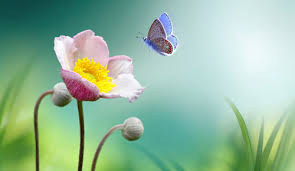
#> input picture week2_ass2/image_1.png, 295 x 171 px
$ python problem_4.py
#> lines starting #> are read from the running program, lines starting #| are printed output that depends on the picture
#problem_4
import cv2
import numpy as np
# 1.read image and ocnvert it into grayscale. count no. of pixels
# having brightness greater than certain threshold(>200). highlight
# these bright pixels by drawing white dots at their postn on img
image=cv2.imread("image_1.png")
#> image is the input picture: shape (171, 295, 3); mean B, G, R 158, 185.3, 148
new_image=cv2.cvtColor(image, cv2.COLOR_BGR2GRAY)
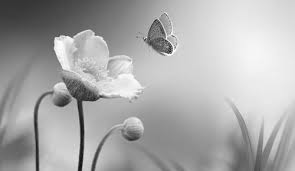
#> new_image: shape (171, 295); min 17, max 254, mean 171
print(image.shape)
#| (171, 295, 3)
#find brightness level
#----------------------------------------------------#
#use -np.where(gray > threshold): for grayscale img (2-D array)-
# This returns the coordinates (Y, X) of all pixels where the condition is True.
#(y_coords, x_coords)  # NOT (x, y) !!!!!
# bright_pixels[0] contains all Y (row) indices.
# bright_pixels[1] contains all X (column) indices.
# we get them as(array of y coords, array of x_coords)
#eg- coords = (array([10, 15, 20]), array([5, 25, 35])) we get
# coords are(10,5),(15,25), (20,35) we need

# {
#for rgb image(3-D array), it gives varied answer, as it has to comare to 3 diff
# values r, g, b.
#bright_pixels[0]   y- coord
#bright_pixels[1]   x-coord
#bright_pixels[0-2] channel index; 0-b, 1-g, 2-r
# }
#----------------------------------------------------#
brightness=200
bright_pixels=np.where(new_image>brightness) #returns tuple contains coords of y and x
#> bright_pixels = 17190 positions, rows 0 to 170, columns 20 to 294
num1=len(bright_pixels[0]) #getting no. of pixels in it (using only the y axis coord nos.)
#> num1 = 17190

#accessing all elements in bright_pixels-

#but they are stored separately in diff tuples as y and x coords
# *coords unpacks the tuple into separate arguments
# zip(...) pairs them element-wise
for y,x in zip(*bright_pixels):     #as its stores as (y_coord,x_coord)
                 #(src,centre,rad,color,thickness)
      cv2.circle(new_image,(x,y),1,(255,255,255),1)  #circle takes vals as x and y coord
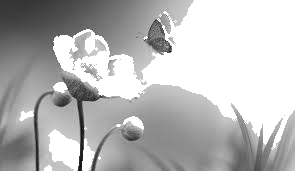
#> new_image: shape (171, 295); min 17, max 255, mean 184.6

cv2.imshow("brighter_img",new_image)

#2.read image in colored format and
#a) (x1,y1,x2,y2) draw boxes on img of co-od:[(50,60,150,120),
# (200,180,300,250)]
#b) label each box with name "obj1"&2'
#c) display final img with all annotations

#-----------------------------------------------#
#my original image has size (171, 295, 3), hence the 2nd tuple won;'t work
#on it, hence willhave to resize it
#syntax- resized_image = cv2.resize(src, dsize, fx=0, fy=0, interpolation=cv2.INTER_LINEAR)
# dsize: tuple representing the desired output size, (width, height).
# fx (optional): Scale factor along the horizontal axis. If dsize provided and fx is 0,
# fx is calculated based on dsize.width and src.width.
# fy (optional): Scale factor along the vertical axis. If dsize provided and fy is 0, fy
# is calculated based on dsize.height and src.height.
#-----------------------------------------------#

#-----------------------------------------------#
#image, text string, starting point (e.g., top-left corner of the
# rectangle minus some offset for visibility), font type, font scale,
# color, and thickness as arguments.
#-----------------------------------------------#
resize=cv2.resize(image,None,fx=2,fy=2)
font_1=cv2.FONT_HERSHEY_COMPLEX_SMALL
#> font_1 = 5
coords=[(50,60,150,120),(200,180,300,250)]
x=1 #to change object number (object#  #=1,2)
for i in coords:
       cv2.rectangle(resize,(i[0],i[1]),(i[2],i[3]),(0,0,0),1)
                            # src,2 corners, color, thickness
       cv2.putText(resize, f"object{x}",(i[0],i[1]-5),font_1, 1, (0,0,0),1)
       x+=1
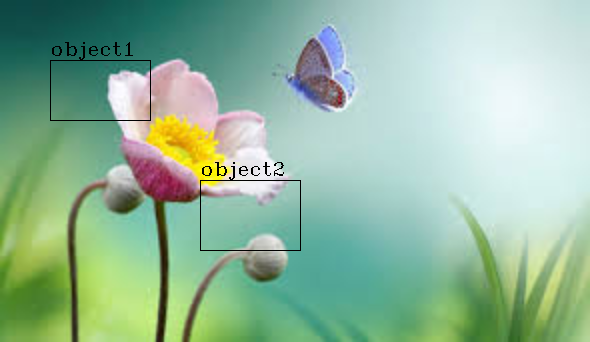
#> resize: shape (342, 590, 3); mean B, G, R 157.1, 184.2, 147.2
#> after the loop, x = 3

cv2.imshow("final_img",resize)
#3 create a blank image size 500x500 and-
#a) drraw red rect(w/o infill), green circle (with infill), blue diagonal
#line on it
#b) add your name as watermark in bottom-right corner.
#c) save and display it

# numpy.zeros(shape, dtype=float, order='C', *, like=None)
#a
blank=np.zeros((500,500,3),dtype=np.uint8,)

#b
cv2.rectangle(blank,(100,50),(400,400),(0,0,255),1)
cv2.circle(blank, (250,250), 100,(0,255,0),-1 )
cv2.line(blank,(10,10),(450,450), (255,0,0),1)

#c
font_2=cv2.FONT_HERSHEY_PLAIN
#> font_2 = 1
cv2.putText(blank, "Pratusha Pudakalkatti",(300,495),  font_2, 1, (255,255,255), 1, cv2.LINE_AA)
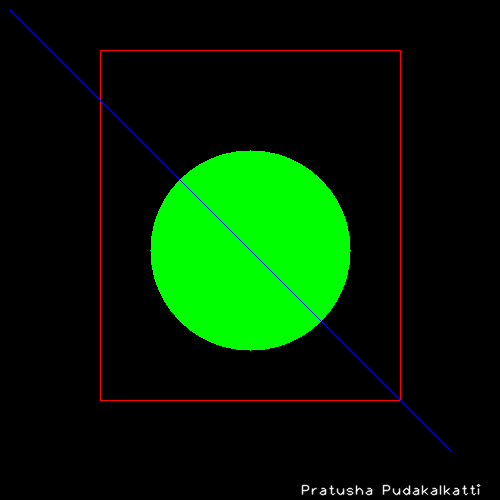
#> blank: shape (500, 500, 3); mean of channels 0, 1, 2 0.9, 32.4, 1.8; drawn as B, G, R
# cv2.imwrite(filename, image)-
# filename-name of the file to save the image as, including its extension
cv2.imwrite("design.png", blank)   #save it
shapes=cv2.imread("design.png")    #display it
cv2.imshow("figures",shapes )
cv2.waitKey(0)
cv2.destroyAllWindows()

$ run again, with week2_ass2/landscape.png copied over week2_ass2/image_1.png
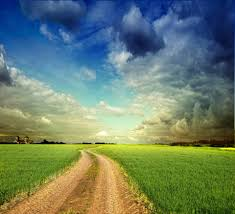
#> input picture week2_ass2/landscape.png, 235 x 214 px
#> image is the input picture: shape (214, 235, 3); mean B, G, R 106.3, 127.2, 107.9
#| (214, 235, 3)
#> bright_pixels = 3065 positions, rows 53 to 199, columns 7 to 234
#> num1 = 3065
#> the loop `for y,x in zip(*bright_pixels):` made 3065 passes
#> (y, x) on passes 1 to 3: (53, 123), (54, 122), (54, 123)
#> after the loop `for y,x in zip(*bright_pixels):`:
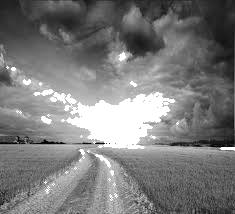
#> new_image: shape (214, 235); min 0, max 255, mean 122.9
#> font_1 = 5
#> after the loop `for i in coords:`:
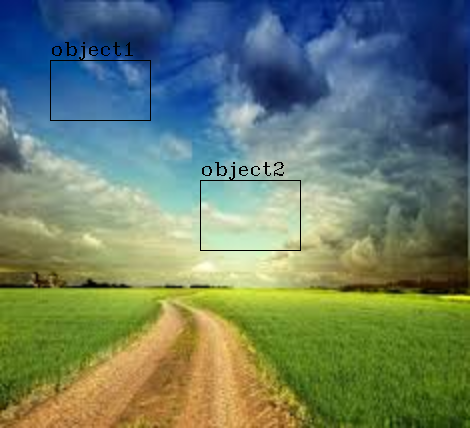
#> resize: shape (428, 470, 3); mean B, G, R 105.2, 126.3, 107.2
#> after the loop `for i in coords:`: x = 3
#> font_2 = 1
